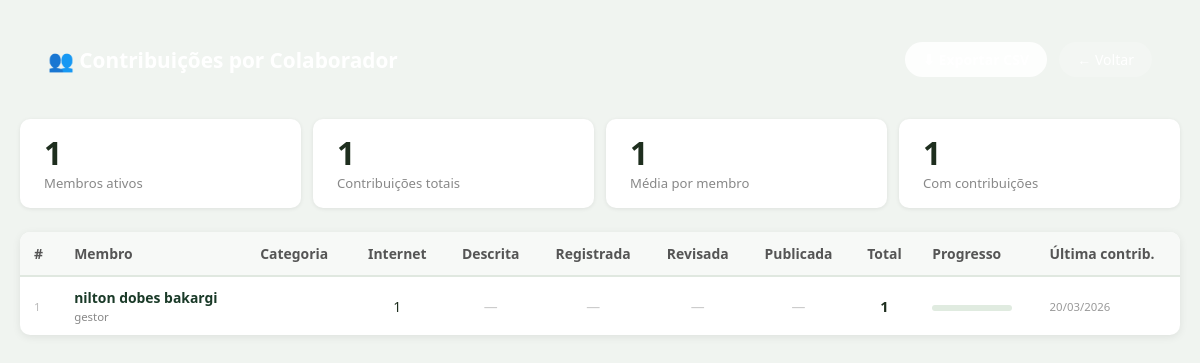
Page /penomato/src/Controllers/relatorio_colaboradores.php (signed in) on the committed database.
### tables this page shows
CREATE TABLE `usuarios` (
  `id` int(11) NOT NULL,
  `nome` varchar(150) NOT NULL,
  `email` varchar(150) NOT NULL,
  `senha_hash` varchar(255) NOT NULL,
  `categoria` enum('gestor','colaborador','revisor','validador','visitante') DEFAULT 'visitante',
  `subtipo_colaborador` varchar(100) DEFAULT NULL,
  `bio` text DEFAULT NULL,
  `foto_perfil` varchar(255) DEFAULT NULL,
  `instituicao` varchar(255) DEFAULT NULL,
  `lattes` varchar(500) DEFAULT NULL,
  `orcid` varchar(20) DEFAULT NULL,
  `status_verificacao` enum('pendente','verificado','bloqueado') DEFAULT 'pendente',
  `ativo` tinyint(1) DEFAULT 1,
  `data_cadastro` datetime DEFAULT current_timestamp(),
  `ultimo_acesso` datetime DEFAULT NULL
);

### penomato/src/Controllers/relatorio_colaboradores.php (the view, shortened to what this page needs)
<?php
require_once __DIR__ . '/../../config/banco_de_dados.php';
$stmt = $pdo->query("
    SELECT
        u.id,
        u.nome,
        u.email,
        u.categoria,
        u.subtipo_colaborador,
        u.ultimo_acesso,
        -- Por tipo de contribuição
        COUNT(DISTINCT CASE WHEN e.autor_dados_internet_id = u.id THEN e.id END) AS qtd_internet,
        COUNT(DISTINCT CASE WHEN e.autor_descrita_id        = u.id THEN e.id END) AS qtd_descrita,
        COUNT(DISTINCT CASE WHEN e.autor_registrada_id      = u.id THEN e.id END) AS qtd_registrada,
        COUNT(DISTINCT CASE WHEN e.autor_revisada_id        = u.id THEN e.id END) AS qtd_revisada,
        COUNT(DISTINCT CASE WHEN e.autor_publicado_id       = u.id THEN e.id END) AS qtd_publicada,
        -- Total de espécies distintas tocadas
        COUNT(DISTINCT CASE WHEN (
            e.autor_dados_internet_id = u.id OR
            e.autor_descrita_id       = u.id OR
            e.autor_registrada_id     = u.id OR
            e.autor_revisada_id       = u.id OR
            e.autor_publicado_id      = u.id
        ) THEN e.id END) AS total_especies,
        -- Data da contribuição mais recente
        GREATEST(
            COALESCE(MAX(CASE WHEN e.autor_dados_internet_id = u.id THEN e.data_dados_internet END), '1970-01-01'),
            COALESCE(MAX(CASE WHEN e.autor_descrita_id       = u.id THEN e.data_descrita       END), '1970-01-01'),
            COALESCE(MAX(CASE WHEN e.autor_registrada_id     = u.id THEN e.data_registrada     END), '1970-01-01'),
            COALESCE(MAX(CASE WHEN e.autor_revisada_id       = u.id THEN e.data_revisada       END), '1970-01-01'),
            COALESCE(MAX(CASE WHEN e.autor_publicado_id      = u.id THEN e.data_publicado      END), '1970-01-01')
        ) AS ultima_contrib
    FROM usuarios u
    LEFT JOIN especies_administrativo e ON (
        e.autor_dados_internet_id = u.id OR
        e.autor_descrita_id       = u.id OR
        e.autor_registrada_id     = u.id OR
        e.autor_revisada_id       = u.id OR
        e.autor_publicado_id      = u.id
    )
    WHERE u.ativo = 1 AND u.status_verificacao = 'verificado'
    GROUP BY u.id
    ORDER BY total_especies DESC, u.nome
");
$colaboradores = $stmt->fetchAll(PDO::FETCH_ASSOC);
$total_usuarios = count($colaboradores);
$total_contrib  = array_sum(array_column($colaboradores, 'total_especies'));
?>
<!DOCTYPE html>
<html lang="pt-BR">
<head>
</head>
<body>
<div class="container">
    <div class="header">
        <h1>👥 Contribuições por Colaborador</h1>
        <div class="header-right">
            <a href="relatorio_colaboradores.php?csv=1" class="btn-csv">⬇ Exportar CSV</a>
            <a href="/penomato_mvp/src/Controllers/controlador_gestor.php" class="btn-voltar">← Voltar</a>
        </div>
    </div>
    <div class="resumo">
        <div class="card-resumo">
            <div class="num"><?php echo $total_usuarios; ?></div>
            <div class="label">Membros ativos</div>
        </div>
        <div class="card-resumo">
            <div class="num"><?php echo $total_contrib; ?></div>
            <div class="label">Contribuições totais</div>
        </div>
        <div class="card-resumo">
            <div class="num"><?php echo $total_usuarios > 0 ? round($total_contrib / $total_usuarios, 1) : 0; ?></div>
            <div class="label">Média por membro</div>
        </div>
        <div class="card-resumo">
            <div class="num"><?php echo count(array_filter($colaboradores, fn($c) => $c['total_especies'] > 0)); ?></div>
            <div class="label">Com contribuições</div>
        </div>
    </div>
    <div class="table-wrap">
        <?php if (empty($colaboradores)): ?>
            <div class="empty">Nenhum membro ativo encontrado.</div>
        <?php else: ?>
        <?php
        $max = max(array_column($colaboradores, 'total_especies')) ?: 1;
        ?>
        <table>
            <thead>
                <tr>
                    <th>#</th>
                    <th>Membro</th>
                    <th>Categoria</th>
                    <th class="num-col">Internet</th>
                    <th class="num-col">Descrita</th>
                    <th class="num-col">Registrada</th>
                    <th class="num-col">Revisada</th>
                    <th class="num-col">Publicada</th>
                    <th class="num-col">Total</th>
                    <th>Progresso</th>
                    <th>Última contrib.</th>
                </tr>
            </thead>
            <tbody>
            <?php foreach ($colaboradores as $i => $c): ?>
                <?php
                $total = (int)$c['total_especies'];
                $pct = round($total / $max * 100);
                $ultima = $c['ultima_contrib'] && $c['ultima_contrib'] !== '1970-01-01 00:00:00'
                    ? date('d/m/Y', strtotime($c['ultima_contrib']))
                    : null;
                ?>
                <tr>
                    <td style="color:#bbb;font-size:0.82em;"><?php echo $i + 1; ?></td>
                    <td>
                        <div class="nome"><?php echo htmlspecialchars($c['nome']); ?></div>
                        <?php if ($c['subtipo_colaborador']): ?>
                            <div class="sub"><?php echo htmlspecialchars($c['subtipo_colaborador']); ?></div>
                        <?php endif; ?>
                    </td>
                    <td>
                        <span class="badge-cat cat-<?php echo $c['categoria']; ?>">
                        </span>
                    </td>
                    <td class="num-col <?php echo $c['qtd_internet'] > 0 ? '' : 'num-zero'; ?>">
                        <?php echo $c['qtd_internet'] ?: '—'; ?>
                    </td>
                    <td class="num-col <?php echo $c['qtd_descrita'] > 0 ? '' : 'num-zero'; ?>">
                        <?php echo $c['qtd_descrita'] ?: '—'; ?>
                    </td>
                    <td class="num-col <?php echo $c['qtd_registrada'] > 0 ? '' : 'num-zero'; ?>">
                        <?php echo $c['qtd_registrada'] ?: '—'; ?>
                    </td>
                    <td class="num-col <?php echo $c['qtd_revisada'] > 0 ? '' : 'num-zero'; ?>">
                        <?php echo $c['qtd_revisada'] ?: '—'; ?>
                    </td>
                    <td class="num-col <?php echo $c['qtd_publicada'] > 0 ? '' : 'num-zero'; ?>">
                        <?php echo $c['qtd_publicada'] ?: '—'; ?>
                    </td>
                    <td class="num-col">
                        <span class="<?php echo $total > 0 ? 'num-destaque' : 'num-zero'; ?>">
                            <?php echo $total ?: '0'; ?>
                        </span>
                    </td>
                    <td>
                        <div class="barra-wrap">
                            <div class="barra">
                                <div class="barra-fill" style="width:<?php echo $pct; ?>%"></div>
                            </div>
                        </div>
                    </td>
                    <td class="tempo">
                        <?php echo $ultima ?? '<span style="color:#ddd">—</span>'; ?>
                    </td>
                </tr>
            <?php endforeach; ?>
            </tbody>
        </table>
        <?php endif; ?>
    </div>
</div>
</body>
</html>

### penomato/src/Controllers/relatorio_colaboradores.php (style rules this page uses)
* { margin: 0; padding: 0; box-sizing: border-box; }
body { font-family: 'Segoe UI', Tahoma, Geneva, Verdana, sans-serif; background: #f0f4f0; color: #1e2e1e; padding: 24px 20px; }
.container { max-width: 1200px; margin: 0 auto; }
.header { background: var(--cor-primaria); color: white; padding: 18px 28px; border-radius: 10px; margin-bottom: 24px; display: flex; align-items: center; justify-content: space-between; }
.header h1 { font-size: 1.3em; font-weight: 600; }
.header-right { display: flex; align-items: center; gap: 12px; }
.btn-voltar { background: rgba(255,255,255,0.2); color: white; border: none; padding: 8px 18px; border-radius: 20px; cursor: pointer; text-decoration: none; font-size: 0.88em; }
.btn-csv { background: rgba(255,255,255,0.9); color: var(--cor-primaria); border: none; padding: 8px 18px; border-radius: 20px; cursor: pointer; text-decoration: none; font-size: 0.88em; font-weight: 600; }
.resumo { display: flex; gap: 12px; margin-bottom: 24px; flex-wrap: wrap; }
.card-resumo { background: white; border-radius: 10px; padding: 16px 24px; box-shadow: 0 1px 4px rgba(0,0,0,0.08); flex: 1; min-width: 140px; }
.card-resumo .num { font-size: 2em; font-weight: 700; color: var(--cor-primaria); line-height: 1.1; }
.card-resumo .label { font-size: 0.82em; color: #888; margin-top: 4px; }
.table-wrap { background: white; border-radius: 10px; box-shadow: 0 2px 8px rgba(0,0,0,0.08); overflow: hidden; }
table { width: 100%; border-collapse: collapse; font-size: 0.87em; }
th { background: #f7f9f7; padding: 12px 14px; text-align: left; font-weight: 600; color: #555; border-bottom: 2px solid #e0e8e0; white-space: nowrap; }
th.num-col { text-align: center; }
td { padding: 11px 14px; border-bottom: 1px solid #f0f0f0; vertical-align: middle; }
td.num-col { text-align: center; }
tr:last-child td { border-bottom: none; }
.nome { font-weight: 600; color: #1a3a28; }
.sub { font-size: 0.82em; color: #888; margin-top: 2px; }
.badge-cat { display: inline-block; padding: 2px 9px; border-radius: 9px; font-size: 0.78em; font-weight: 600; white-space: nowrap; }
.cat-gestor { background: var(--cor-primaria); color: white; }
.num-destaque { font-weight: 700; font-size: 1.05em; color: var(--cor-primaria); }
.num-zero { color: #ccc; }
.barra-wrap { width: 80px; display: inline-block; vertical-align: middle; }
.barra { height: 6px; background: #e0ebe0; border-radius: 3px; overflow: hidden; }
.barra-fill { height: 100%; background: var(--cor-primaria); border-radius: 3px; transition: width 0.3s; }
.tempo { color: #999; font-size: 0.82em; white-space: nowrap; }

### rows in the picture
usuarios: nome "nilton dobes bakargi", subtipo_colaborador "gestor", qtd_internet "1", qtd_descrita "—", qtd_registrada "—", qtd_revisada "—", qtd_publicada "—", total "1", $pct 100 (drawn), ultima "20/03/2026"

### other values in the picture
$total_usuarios "1"
$total_contrib "1"
$total_contrib / $total_usuarios "1"
